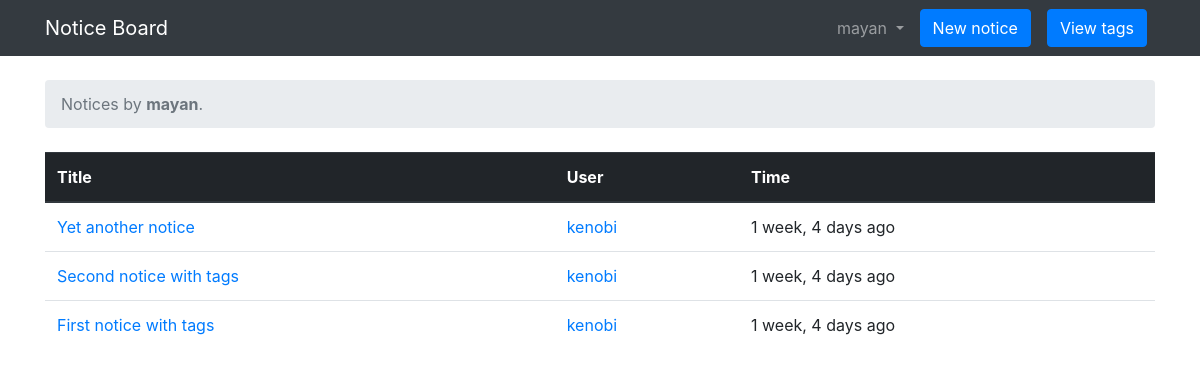
The app's page /u/kenobi (signed in), older data.
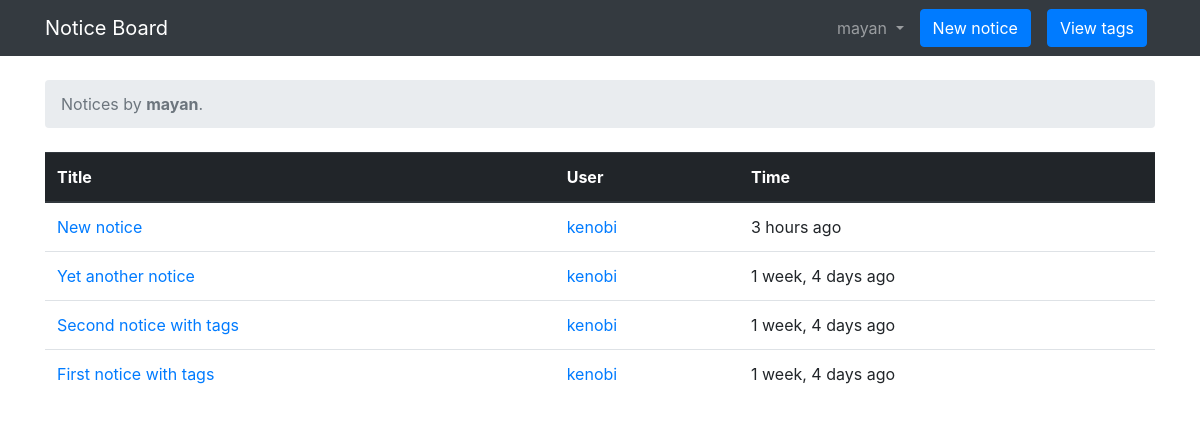
The same page, newer data.
### notices/models.py (models this page shows, shortened)
class Notice(models.Model):
	title = models.CharField(max_length=100)
	message = models.TextField(max_length=2000)
	created_at = models.DateTimeField(auto_now_add=True)
	tags = models.CharField(max_length=100, null=True)
	created_by = models.ForeignKey(User, related_name='posts', on_delete=models.DO_NOTHING)

### notices/views.py (the view)
# urls.py: path('u/<user>', views.UserNoticeListView.as_view(), name='user_notices'),
class UserNoticeListView(LoginRequiredMixin, ListView):
	model = Notice
	context_object_name = 'notices'
	template_name = 'notices/notices_by_user.html'
	paginate_by = 10
	def get_context_data(self, **kwargs):
		return super().get_context_data(**kwargs)
	def get_queryset(self):
		self.user = get_object_or_404(User, username=self.kwargs['user'])
		return Notice.objects.filter(created_by=self.user).order_by('-created_at')

### notices/templates/notices/notices_by_user.html
{% extends 'notices/home.html' %}
{% block breadcrumb %} Notices by <strong>{{ user }}</strong>. {% endblock %}

### notices/templates/notices/home.html (shortened to what this page needs)
{% extends 'notices/base.html' %}
{% load humanize %}
{% block content %}
		<ol class="breadcrumb my-4">
		    <li class="breadcrumb-item active"> {% block breadcrumb %} Notices {% endblock %}</li>
		</ol>
	    <table class="table">
	    	<thead class="thead-dark">
	    		<tr>
	    			<th>Title</th>
	    			<th>User</th>
	    			<th>Time</th>
	    		</tr>
	    	</thead>
	      <tbody>
	      	{% if notices %}
		        {% for notice in notices %}
		          <tr>
		            <td>
		              <a href="{% url 'notices:notice_page' notice.id %}"> {{ notice.title }} </a>
		            </td>
		            <td>
		              <a href="{% url 'notices:user_notices' notice.created_by %}">{{ notice.created_by }} </a>
		        	</td>
		            <td>{{ notice.created_at|naturaltime }}</td>
		          </tr>
		        {% endfor %}
		      </tbody>
		     {% endif %}
	    </table>
{% endblock %}

### notices/templates/notices/base.html (shortened to what this page needs)
{% load static %}
<!DOCTYPE html>
<html>
<head>
    <link rel="stylesheet" href="{% static 'css/bootstrap.min.css' %}">
    {% block stylesheet %}
    <link rel="stylesheet" href="{% static 'css/notices.css' %}">
    {% endblock %}
</head>
<body>
        <nav class="navbar navbar-expand-sm navbar-dark bg-dark">
          <div class="container">
            <a class="navbar-brand" href="{% url 'notices:home' %}">Notice Board</a>
            {% block navbar %}
                <div class="collapse navbar-collapse" id="mainMenu">
                    {% if user.is_authenticated %}
                      <ul class="navbar-nav ml-auto">
                        <li class="nav-item dropdown">
                          <a class="nav-link dropdown-toggle" href="#" id="userMenu" data-toggle="dropdown" aria-haspopup="true" aria-expanded="false">
                            {{ user.username }}
                          </a>
                        </li>
                        <form class="form-inline ml-auto">
                        {% if user.is_staff %}
                         <a href="{% url 'notices:new_notice'%}" class="btn btn-primary mx-2">New notice</a>
                        {% endif %}
                         <a href="{% url 'notices:tags'%}" class="btn btn-primary mx-2">View tags</a>
                        </form>
                      </ul>
                  {% endif %}
                </div>
            {% endblock %}
          </div>
        </nav>
    <div class="container">
    {% block content %}
    {% endblock %}
    </div>
</body>
</html>

Row changes from the older to the newer data that the page shows:
added Notice: title "New notice", created_by "kenobi", created_at "3 hours ago"
